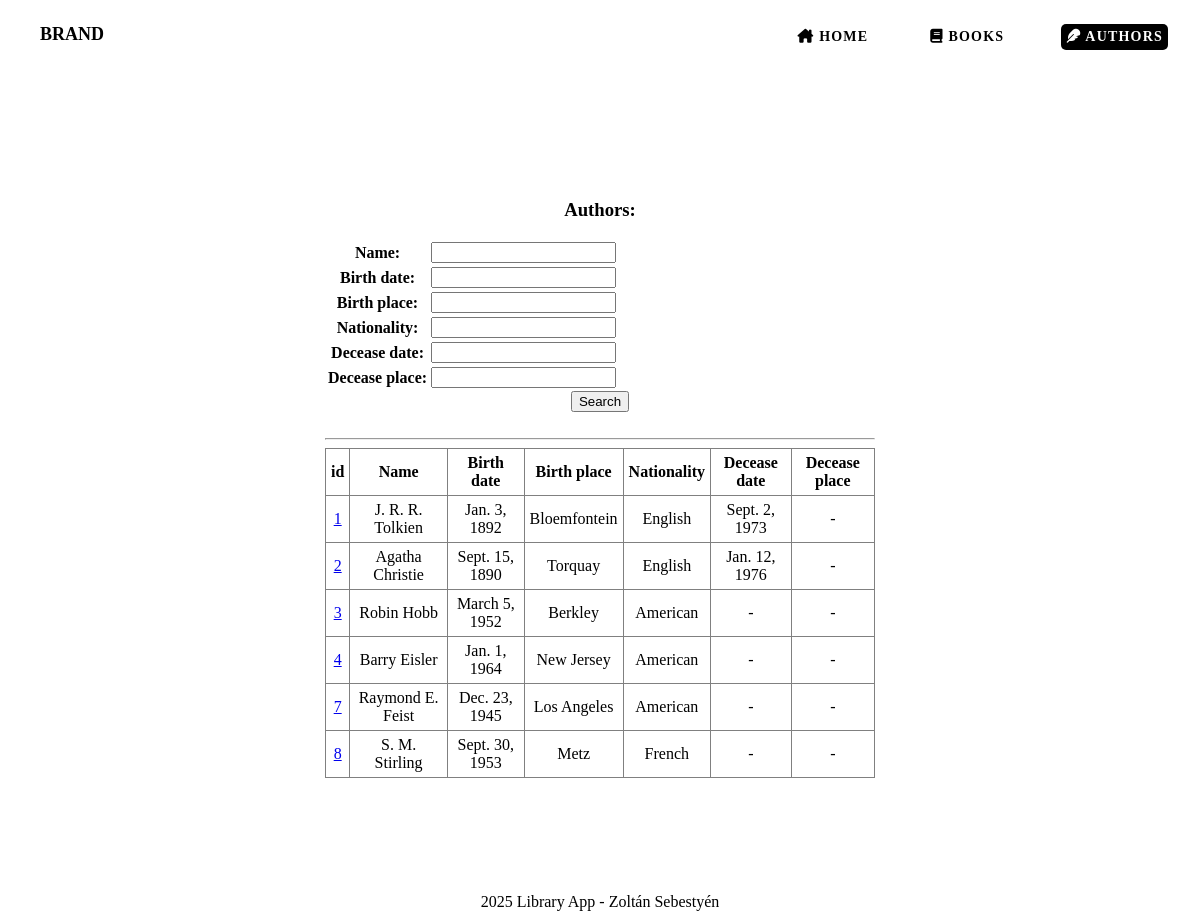
Before: /library_application/authors with the older database file.
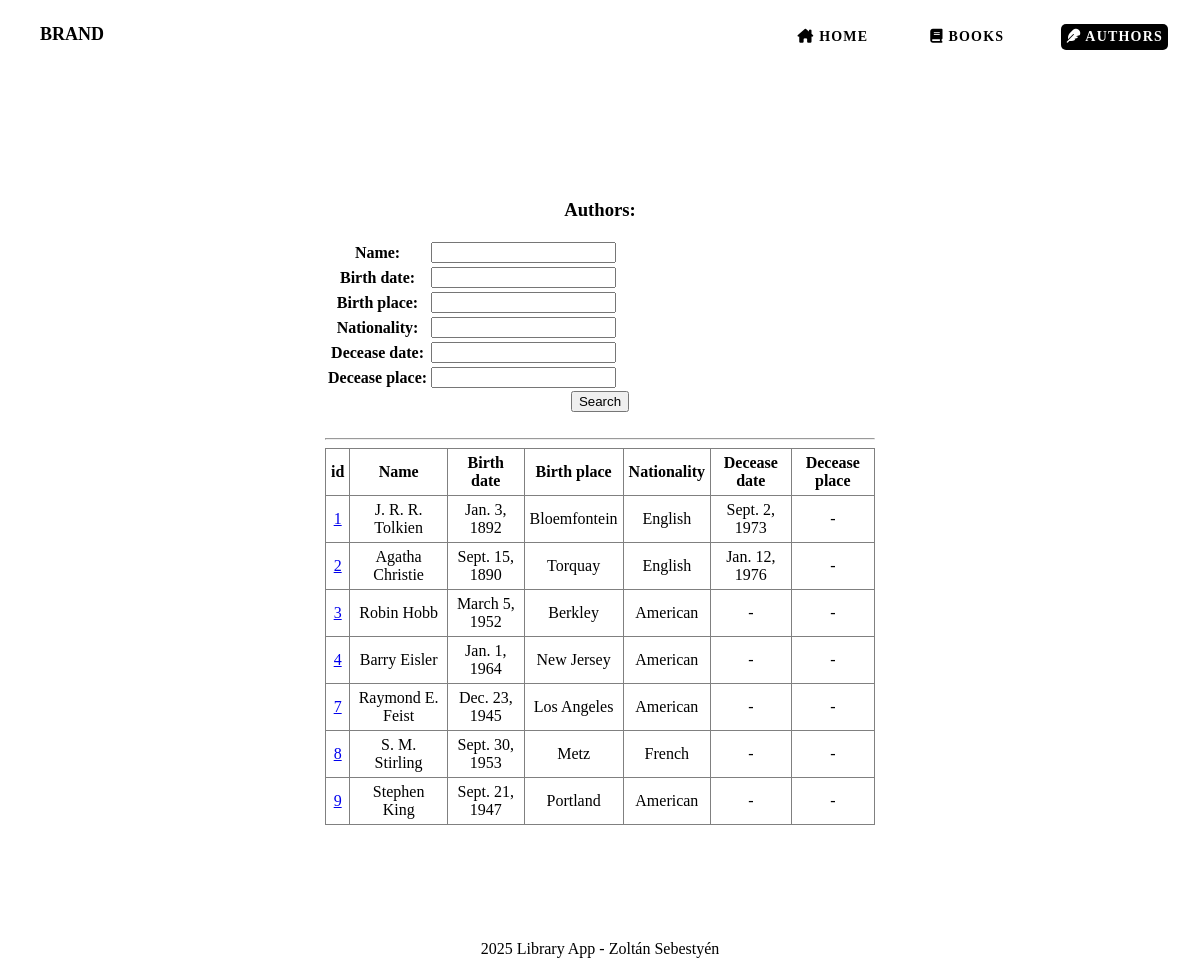
After: the same page with the newer database file.
### library_application/models.py (models this page shows, shortened)
class Author(models.Model):
    name = models.CharField(max_length=100)
    birth_date = models.DateField()
    birth_place = models.CharField(max_length=50)
    nationality = models.CharField(max_length=50)
    decease_date = models.DateField(blank=True, null=True)
    decease_place = models.CharField(max_length=50, blank=True, null=True)

### library_application/views.py (the view, shortened to what this page needs)
# urls.py: path("authors", views.get_authors, name="author_list"),
def get_authors(request):
    authors = Author.objects.all()
    form = AuthorForm(request.GET or None)
    context = {
        'form': form,
        'authors': authors
    }
    return render(request, 'authors.html', context)

### library_application/forms.py
class AuthorForm(forms.ModelForm):
    class Meta:
        model = Author
        fields = '__all__'

### library_application/templates/authors.html (shortened to what this page needs)
{% load static %}
{% include "header.html" %}
        <main>
            <div class="main-content">
                <h3>Authors:</h3>
                <form method="get">
                <table>
                    {{ form.as_table }}
                </table>
                    <input type="submit" value="Search">
                </form>
                <br>
                <hr>
                {% if authors %}
                <table class="authors">
                    <tr>
                        <th>id</th>
                        <th>Name</th>
                        <th>Birth date</th>
                        <th>Birth place</th>
                        <th>Nationality</th>
                        <th>Decease date</th>
                        <th>Decease place</th>
                    </tr>
                    {% for author in authors %}
                        <tr>
                            <td><a href="{% url 'author_details' author_id=author.id %}">{{ author.id }}</a></td>
                            <td>{{ author.name }}</td>
                            <td>{{ author.birth_date }}</td>
                            <td>{{ author.birth_place }}</td>
                            <td>{{ author.nationality }}</td>
                            <td>
                            {% if author.decease_date %}
                            {{ author.decease_date }}
                            {% else %}
                            -
                            {% endif %}
                            </td>
                            <td>
                            {% if author.decease_palce %}
                            {{ author.decease_palce }}
                            {% else %}
                            -
                            {% endif %}
                            </td>
                        </tr>
                    {% endfor %}
                </table>
                {% else %}
                <p>No authors.</p>
                {% endif %}
            </div>
        </main>
        {% include "footer.html" %}
    </body>
</html>

Changed rows visible on the page:
added Author: id "9", name "Stephen King", birth_date "Sept. 21, 1947", birth_place "Portland", nationality "American"
